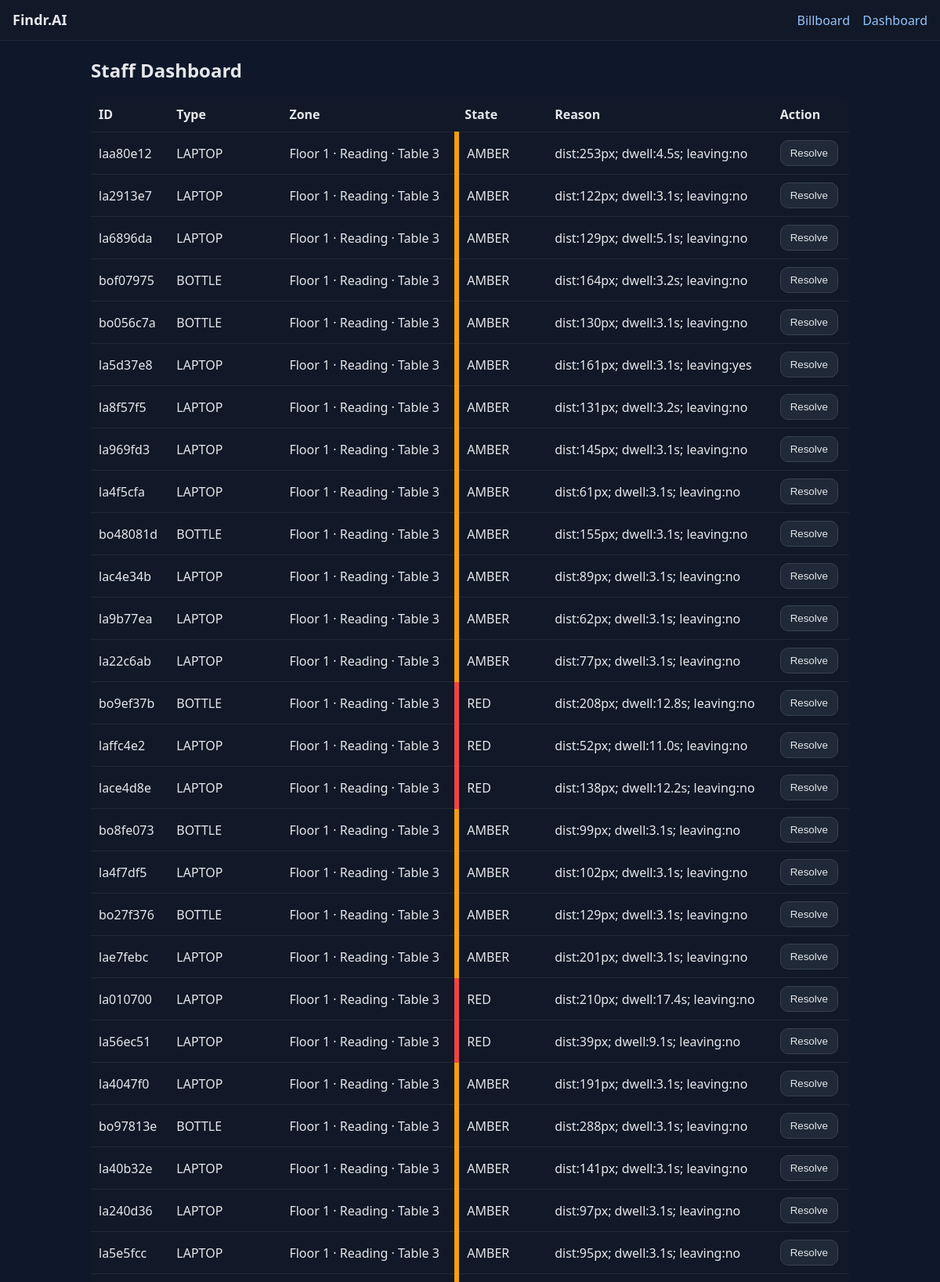
/dashboard (upper part), run on the app's committed database.
### tables this page shows
CREATE TABLE items (
    id INTEGER PRIMARY KEY AUTOINCREMENT,
    shortid TEXT UNIQUE NOT NULL,
    type TEXT NOT NULL,
    color TEXT,
    zone TEXT NOT NULL,
    state TEXT NOT NULL, -- WITH_OWNER, AMBER, RED, RECOVERED
    reason TEXT,
    ts TEXT NOT NULL,    -- ISO string
    crop_path TEXT
);

### server/app.py (the view)
@app.get("/dashboard", response_class=HTMLResponse)
def dashboard(request: Request):
    items = db.list_items()
    return templates.TemplateResponse("dashboard.html", {"request": request, "items": items, "title": "Dashboard"})

### server/templates/dashboard.html (shortened to what this page needs)
{% extends "base.html" %}
{% block content %}
<h2>Staff Dashboard</h2>
<table class="table">
  <thead>
    <tr><th>ID</th><th>Type</th><th>Zone</th><th>State</th><th>Reason</th><th>Action</th></tr>
  </thead>
  <tbody id="rows">
  {% for it in items %}
    <tr data-id="{{ it.shortid }}">
      <td>{{ it.shortid }}</td>
      <td>{{ it.type }}{% if it.color %} ({{ it.color }}){% endif %}</td>
      <td>{{ it.zone }}</td>
      <td class="state {{ it.state|lower }}">{{ it.state }}</td>
      <td class="reason">{{ it.reason }}</td>
      <td>
        {% if it.state != "RECOVERED" %}
          <button class="btn" onclick="resolveItem('{{ it.shortid }}')">Resolve</button>
        {% else %}
          <span>Resolved</span>
        {% endif %}
      </td>
    </tr>
  {% endfor %}
  </tbody>
</table>
{% endblock %}

### server/static/style.css (style rules this page uses)
:root { --bg:#0f172a; --card:#111827; --text:#e5e7eb; --muted:#9ca3af; --green:#10b981; --amber:#f59e0b; --red:#ef4444; --link:#93c5fd; }
* { box-sizing:border-box }
body { margin:0;background:var(--bg);color:var(--text);font:16px/1.5 system-ui,-apple-system,Segoe UI,Roboto,Inter }
h2 { margin:12px 0 16px }
.btn { display:inline-block;padding:8px 12px;border-radius:10px;background:#1f2937;color:#e5e7eb;text-decoration:none;border:1px solid #374151 }
.table { width:100%;border-collapse:collapse;background:var(--card);border-radius:12px;overflow:hidden }
.table th,.table td { padding:10px;border-bottom:1px solid #1f2937;text-align:left }
.amber { border-left:6px solid var(--amber) }
.red { border-left:6px solid var(--red) }

### data on the page
items: shortid "laa80e12", type "LAPTOP", zone "Floor 1 · Reading · Table 3", state "AMBER", reason "dist:253px; dwell:4.5s; leaving:no"
items: shortid "la2913e7", type "LAPTOP", zone "Floor 1 · Reading · Table 3", state "AMBER", reason "dist:122px; dwell:3.1s; leaving:no"
items: shortid "la6896da", type "LAPTOP", zone "Floor 1 · Reading · Table 3", state "AMBER", reason "dist:129px; dwell:5.1s; leaving:no"
items: shortid "bof07975", type "BOTTLE", zone "Floor 1 · Reading · Table 3", state "AMBER", reason "dist:164px; dwell:3.2s; leaving:no"
items: shortid "bo056c7a", type "BOTTLE", zone "Floor 1 · Reading · Table 3", state "AMBER", reason "dist:130px; dwell:3.1s; leaving:no"
items: shortid "la5d37e8", type "LAPTOP", zone "Floor 1 · Reading · Table 3", state "AMBER", reason "dist:161px; dwell:3.1s; leaving:yes"
items: shortid "la8f57f5", type "LAPTOP", zone "Floor 1 · Reading · Table 3", state "AMBER", reason "dist:131px; dwell:3.2s; leaving:no"
items: shortid "la969fd3", type "LAPTOP", zone "Floor 1 · Reading · Table 3", state "AMBER", reason "dist:145px; dwell:3.1s; leaving:no"
items: shortid "la4f5cfa", type "LAPTOP", zone "Floor 1 · Reading · Table 3", state "AMBER", reason "dist:61px; dwell:3.1s; leaving:no"
items: shortid "bo48081d", type "BOTTLE", zone "Floor 1 · Reading · Table 3", state "AMBER", reason "dist:155px; dwell:3.1s; leaving:no"
items: shortid "lac4e34b", type "LAPTOP", zone "Floor 1 · Reading · Table 3", state "AMBER", reason "dist:89px; dwell:3.1s; leaving:no"
items: shortid "la9b77ea", type "LAPTOP", zone "Floor 1 · Reading · Table 3", state "AMBER", reason "dist:62px; dwell:3.1s; leaving:no"
items: shortid "la22c6ab", type "LAPTOP", zone "Floor 1 · Reading · Table 3", state "AMBER", reason "dist:77px; dwell:3.1s; leaving:no"
items: shortid "bo9ef37b", type "BOTTLE", zone "Floor 1 · Reading · Table 3", state "RED", reason "dist:208px; dwell:12.8s; leaving:no"
items: shortid "laffc4e2", type "LAPTOP", zone "Floor 1 · Reading · Table 3", state "RED", reason "dist:52px; dwell:11.0s; leaving:no"
items: shortid "lace4d8e", type "LAPTOP", zone "Floor 1 · Reading · Table 3", state "RED", reason "dist:138px; dwell:12.2s; leaving:no"
items: shortid "bo8fe073", type "BOTTLE", zone "Floor 1 · Reading · Table 3", state "AMBER", reason "dist:99px; dwell:3.1s; leaving:no"
items: shortid "la4f7df5", type "LAPTOP", zone "Floor 1 · Reading · Table 3", state "AMBER", reason "dist:102px; dwell:3.1s; leaving:no"
items: shortid "bo27f376", type "BOTTLE", zone "Floor 1 · Reading · Table 3", state "AMBER", reason "dist:129px; dwell:3.1s; leaving:no"
items: shortid "lae7febc", type "LAPTOP", zone "Floor 1 · Reading · Table 3", state "AMBER", reason "dist:201px; dwell:3.1s; leaving:no"
items: shortid "la010700", type "LAPTOP", zone "Floor 1 · Reading · Table 3", state "RED", reason "dist:210px; dwell:17.4s; leaving:no"
items: shortid "la56ec51", type "LAPTOP", zone "Floor 1 · Reading · Table 3", state "RED", reason "dist:39px; dwell:9.1s; leaving:no"
items: shortid "la4047f0", type "LAPTOP", zone "Floor 1 · Reading · Table 3", state "AMBER", reason "dist:191px; dwell:3.1s; leaving:no"
items: shortid "bo97813e", type "BOTTLE", zone "Floor 1 · Reading · Table 3", state "AMBER", reason "dist:288px; dwell:3.1s; leaving:no"
items: shortid "la40b32e", type "LAPTOP", zone "Floor 1 · Reading · Table 3", state "AMBER", reason "dist:141px; dwell:3.1s; leaving:no"
items: shortid "la240d36", type "LAPTOP", zone "Floor 1 · Reading · Table 3", state "AMBER", reason "dist:97px; dwell:3.1s; leaving:no"
items: shortid "la5e5fcc", type "LAPTOP", zone "Floor 1 · Reading · Table 3", state "AMBER", reason "dist:95px; dwell:3.1s; leaving:no"
